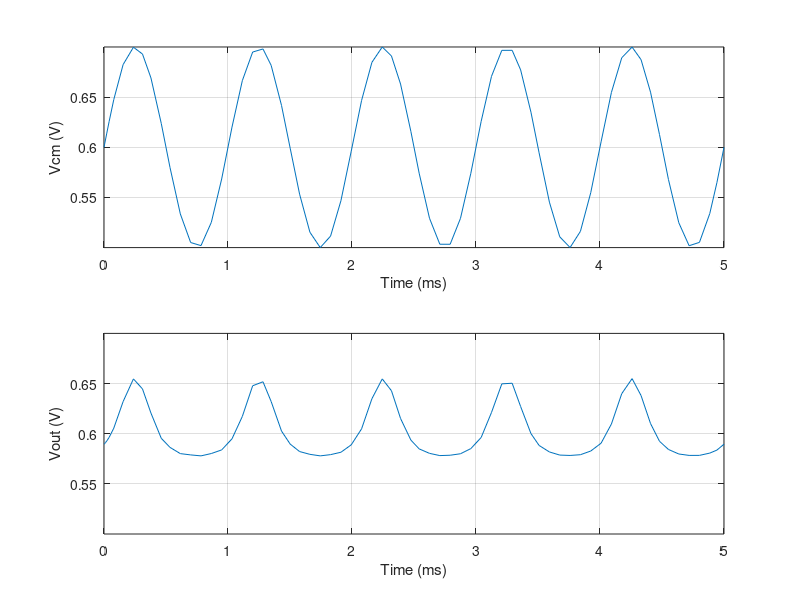

The MATLAB source for this figure:
clear all; close all; clc;

%% Read data from CSV in the same folder
M = csvread('tran_dist_cm.csv',1,0);
t = M(:,1).*1000;
vin = M(:,4);
vout = M(:,2);

%% Generate plot
hold on;

subplot(2,1,1);
plot(t,vin);
xlabel('Time (ms)');
ylabel('Vcm (V)');
axis([min(t),max(t),min(vin),max(vin)]);
grid on;

subplot(2,1,2);
plot(t,vout);
xlabel('Time (ms)');
ylabel('Vout (V)');
axis([min(t),max(t),min(vin),max(vin)]);
grid on;
